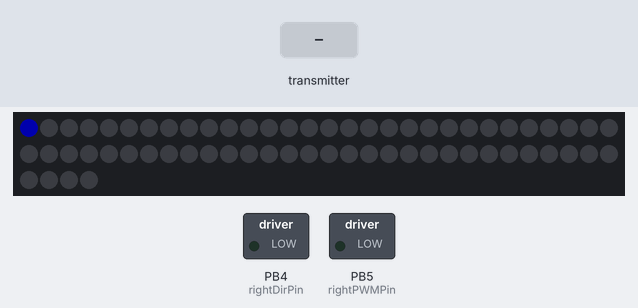
This sketch was run on a simulated ATtiny85, built with avr-gcc and run on an emulated ATtiny85. On the bench: 64 RGB LEDs in strip order, left to right, continuing on the next row, switched loads named in the sketch (green lamp = pin HIGH). The inputs (shaded band) are chosen by the test bench. Dim RGB values are drawn brighter than linear; no radio packets arrive unless stated; what the sketch prints to the serial monitor is not drawn.

Above: at 0.1 s.
At 0.7 s:
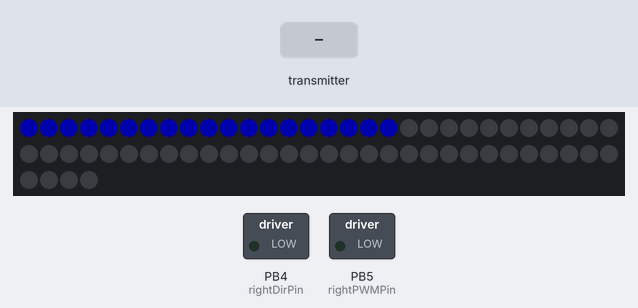
At 5.9 s:
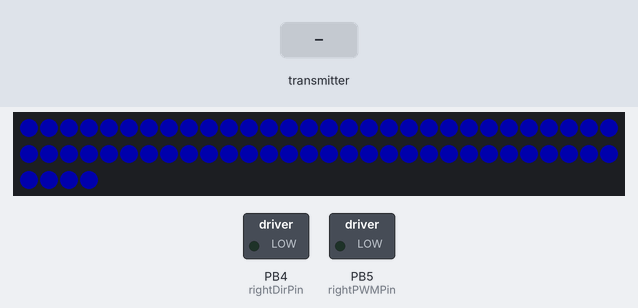
6.0 s: the transmitter starts sending data = 0
Timing chart, 0 to 9.0 s (numbered marks = the images above; inputs shaded):
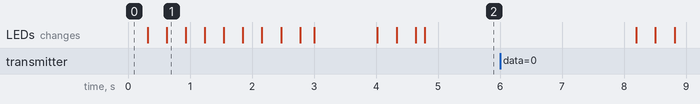

The sketch:

midterm_receiver_final.ino
```cpp
/*
   Example using the nRF24L01 radio module to communicate
   between two Arduinos,
   the transmitter is connected to some pushbuttons
   the receiver is connected to a motor driver
*/

// Pin usage
// nRF24L01 uses SPI which is fixed on pins 11, 12, and 13.
// It also requires two other signals
// (CE = Chip Enable, CSN = Chip Select Not)
// Which can be any pins:

const int CEPIN = 9;
const int CSNPIN = 10;

// In summary,
// nRF 24L01 pin    Arduino pin   name
//          1                     GND
//          2                     3.3V
//          3             9       CE
//          4             10      CSN
//          5             13      SCLK
//          6             11      MOSI/COPI
//          7             12      MISO/CIPO

#include <SPI.h>
#include <nRF24L01.h>
#include <RF24.h>
RF24 radio(CEPIN, CSNPIN);  // CE, CSN

//set up the Neopixel

#include <Adafruit_NeoPixel.h>
#ifdef __AVR__
 #include <avr/power.h> // Required for 16 MHz Adafruit Trinket
#endif

#define LED_PIN   A0
#define LED_COUNT 64

Adafruit_NeoPixel strip(LED_COUNT, LED_PIN, NEO_GRB + NEO_KHZ800);


// Byte of array representing the address.
// This is the address where we will send the data.
// This should be same on the receiving side.
const byte address[6] = "00001";

// Motor controller pins
const int rightDirPin = 4;
const int rightPWMPin = 5;
const int leftDirPin = 7;
const int leftPWMPin = 6;


void setup() {

  // Motor controller pins
  pinMode(rightDirPin, OUTPUT);
  pinMode(leftDirPin, OUTPUT);

  Serial.begin(115200);

#if defined(__AVR_ATtiny85__) && (F_CPU == 16000000)
clock_prescale_set(clock_div_1);
#endif

  strip.begin();           // INITIALIZE NeoPixel strip object (REQUIRED)
  strip.show();            // Turn OFF all pixels ASAP
  strip.setBrightness(50); // Set BRIGHTNESS to about 1/5 (max = 255)

  // RF24 setup
  bool retval = radio.begin();
  // Serial.println(retval);
  radio.openReadingPipe(0, address);  // Destination address
  radio.setPALevel(RF24_PA_MIN);      // Min or max
  radio.startListening();             // sets  module as receiver

  calmmode();

}

int lastButtonstate = LOW;
int motionState = LOW;

void loop() {

  int currentButtonstate = LOW;

  if (radio.available())  //Looking for the data.
  {
    int data;

    radio.read(&data, sizeof(data));  //Reading the data
    //Serial.println(data);

    switch (data) {
      case 0x01:
        Serial.println("button pressed");
        currentButtonstate = HIGH;
        break;
      default:
        Serial.println("invalid code");
        break;
    }


    Serial.println(lastButtonstate);
    Serial.println(currentButtonstate);
    if ((lastButtonstate == LOW) && (currentButtonstate == HIGH)) {
      Serial.println("motion transiting");
      motionState = 1-motionState;
      //transition effect
      rainbow(3);
      delay(10);
    }

    if (motionState == HIGH) {
     Serial.println("afraidmode");
     afraidmode();
    } else{
     Serial.println("calmmode");
     calmmode();
    }

    lastButtonstate = currentButtonstate;


  } else {
    //Serial.println("radio unavailable");

    //add code for last button state update
    lastButtonstate = LOW;
  }
  delay(5);
}


void colorWipe(uint32_t color, int wait) {
  for(int i=0; i<strip.numPixels(); i++) { // For each pixel in strip...
    strip.setPixelColor(i, color);         //  Set pixel's color (in RAM)
    strip.show();                          //  Update strip to match
    delay(wait);                           //  Pause for a moment
  }
}

void rainbow(int wait) {
  // Hue of first pixel runs ***1 complete loops through the color wheel.
  // Color wheel has a range of 65536 but it's OK if we roll over, so
  // just count from 0 to 5*65536. Adding 256 to firstPixelHue each time
  // means we'll make 5*65536/256 = 1280 passes through this outer loop:
  for(long firstPixelHue = 0; firstPixelHue < 1*65536; firstPixelHue += 256) {
    for(int i=0; i<strip.numPixels(); i++) { // For each pixel in strip...
      // Offset pixel hue by an amount to make one full revolution of the
      // color wheel (range of 65536) along the length of the strip
      // (strip.numPixels() steps):
      int pixelHue = firstPixelHue + (i * 65536L / strip.numPixels());
      // strip.ColorHSV() can take 1 or 3 arguments: a hue (0 to 65535) or
      // optionally add saturation and value (brightness) (each 0 to 255).
      // Here we're using just the single-argument hue variant. The result
      // is passed through strip.gamma32() to provide 'truer' colors
      // before assigning to each pixel:
      strip.setPixelColor(i, strip.gamma32(strip.ColorHSV(pixelHue)));
    }
    strip.show(); // Update strip with new contents
    delay(wait);  // Pause for a moment
  }
}

void afraidmode() {
  digitalWrite(rightDirPin, LOW);
  digitalWrite(rightPWMPin, HIGH);
  //analogWrite(rightPWMPin, 200);
  digitalWrite(leftDirPin, HIGH);
  digitalWrite(leftPWMPin, LOW);
 // analogWrite(leftPWMPin, 50);//

  //light transformation
  colorWipe(strip.Color(255,   0,   0), 30); // Red
  //delay(2000);
  for (int i=50; i>0; i--) { strip.setBrightness(i); strip.show(); delay(10); }
  delay(1000);
  for (int k=1; k<50; k++) { strip.setBrightness(k); strip.show(); delay(10); }


}

void calmmode() {

  digitalWrite(rightDirPin, LOW);
  analogWrite(rightPWMPin, 0);
  digitalWrite(leftDirPin, LOW);
  analogWrite(leftPWMPin, 0);
  colorWipe(strip.Color(  0,   0, 255), 30); // Blue
  for (int i=50; i>0; i--) { strip.setBrightness(i); strip.show(); delay(10); }
  delay(1000);
  for (int k=1; k<50; k++) { strip.setBrightness(k); strip.show(); delay(10); }
}
```
